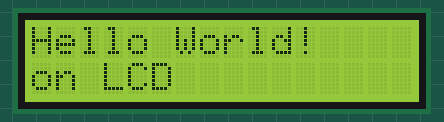
A program run on a simulated Arduino Uno, built with avr-gcc and run on an emulated ATmega328P. Shown: 16×2 character LCD.

Above: at 0.1 s.

The program:

main.cpp
```cpp
#include <Arduino.h>
#include <Wire.h>
#include <LCD_I2C.h>
LCD_I2C lcd(0x27, 16, 2);
uint8_t happy[8] =
{
    0b00000,
    0b10001,
    0b00000,
    0b00000,
    0b10001,
    0b01110,
    0b00000,
    0b00000,
};
String msg1;
String msg2;
int dt = 1500;
void setup() {
  Serial.begin(9600);
  lcd.begin();  // Inicializa o LCD com 16 colunas e 2 linhas
  lcd.backlight();
}

void loop() {
lcd.setCursor(0, 0);
lcd.print("Hello World!");
lcd.setCursor(0, 1);
lcd.print("on LCD ");
lcd.write(0);
delay(dt);
lcd.clear();
}
```
